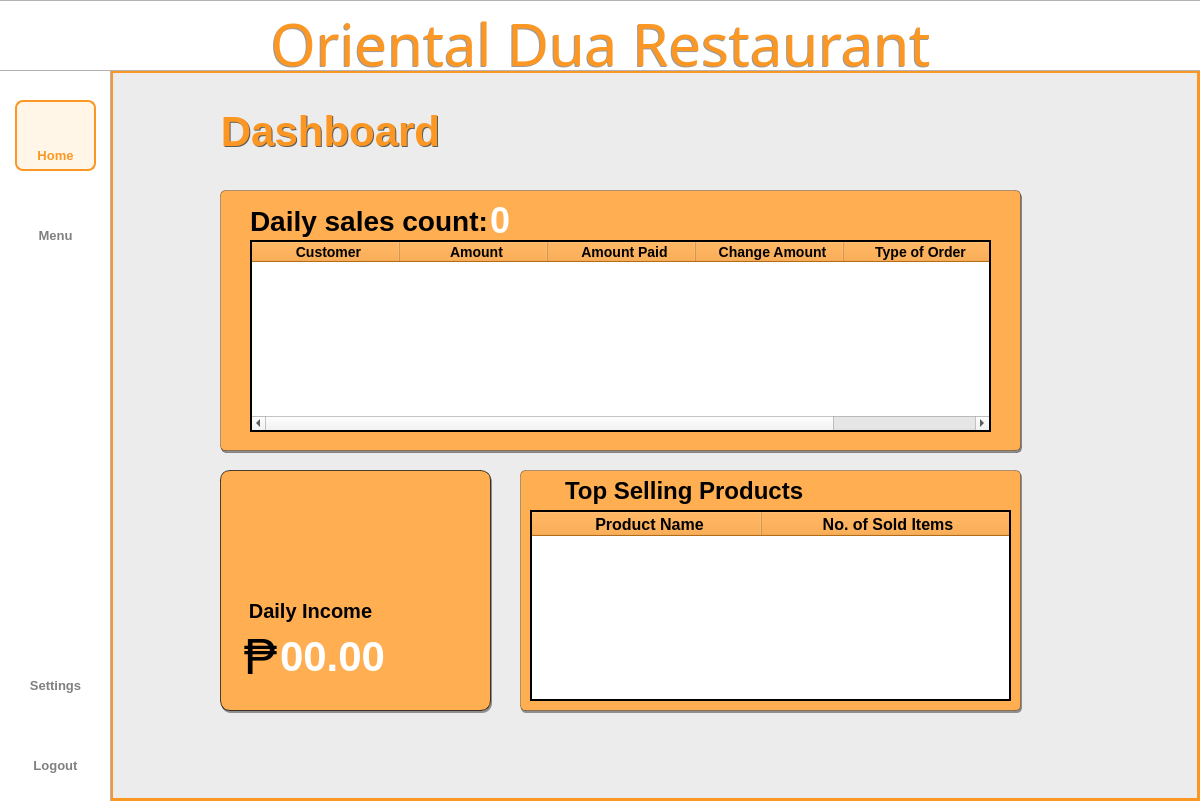
<?xml version="1.0" encoding="UTF-8"?>
<ui version="4.0">
 <class>Dialog</class>
 <widget class="QDialog" name="Dialog">
  <property name="geometry">
   <rect>
    <x>0</x>
    <y>0</y>
    <width>1200</width>
    <height>801</height>
   </rect>
  </property>
  <property name="windowTitle">
   <string>Dialog</string>
  </property>
  <widget class="QWidget" name="bgwidget" native="true">
   <property name="enabled">
    <bool>true</bool>
   </property>
   <property name="geometry">
    <rect>
     <x>0</x>
     <y>0</y>
     <width>1211</width>
     <height>801</height>
    </rect>
   </property>
   <property name="layoutDirection">
    <enum>Qt::LeftToRight</enum>
   </property>
   <property name="styleSheet">
    <string notr="true">QWidget#bgwidget{

 background-color: rgb(236, 236, 236);

}

</string>
   </property>
   <widget class="QLabel" name="sidebar">
    <property name="geometry">
     <rect>
      <x>-10</x>
      <y>-30</y>
      <width>121</width>
      <height>891</height>
     </rect>
    </property>
    <property name="styleSheet">
     <string notr="true">background-color: rgb(255, 255, 255);
border: 1px solid rgba(0, 0, 0, 0.3);  </string>
    </property>
    <property name="text">
     <string/>
    </property>
   </widget>
   <widget class="QLabel" name="titlebar">
    <property name="geometry">
     <rect>
      <x>-2</x>
      <y>0</y>
      <width>1204</width>
      <height>71</height>
     </rect>
    </property>
    <property name="styleSheet">
     <string notr="true">background-color: rgb(255, 255, 255);
border: 1px solid rgba(0, 0, 0, 0.3);  </string>
    </property>
    <property name="text">
     <string/>
    </property>
   </widget>
   <widget class="QLabel" name="title">
    <property name="geometry">
     <rect>
      <x>0</x>
      <y>10</y>
      <width>1201</width>
      <height>71</height>
     </rect>
    </property>
    <property name="styleSheet">
     <string notr="true">QLabel{
	color: #FB9722;
    font-family: Sacramento;
    font-size: 58px;
    font-weight: 400;
    padding-bottom: 5px;
    text-align: center;
}
</string>
    </property>
    <property name="text">
     <string>Oriental Dua Restaurant</string>
    </property>
    <property name="alignment">
     <set>Qt::AlignCenter</set>
    </property>
    <property name="wordWrap">
     <bool>true</bool>
    </property>
   </widget>
   <widget class="QLabel" name="logoutIcon">
    <property name="geometry">
     <rect>
      <x>39</x>
      <y>715</y>
      <width>35</width>
      <height>35</height>
     </rect>
    </property>
    <property name="minimumSize">
     <size>
      <width>35</width>
      <height>35</height>
     </size>
    </property>
    <property name="maximumSize">
     <size>
      <width>35</width>
      <height>35</height>
     </size>
    </property>
    <property name="styleSheet">
     <string notr="true">QLabel#Pmanagementbtn{
    color: rgba(0,0,0, 0.5);
    font-family: 'Roboto';
    font-size: 11px;
    font-weight: 300;
}</string>
    </property>
    <property name="text">
     <string/>
    </property>
    <property name="pixmap">
     <pixmap resource="../resource.qrc">:/icon/icons/shutdown.png</pixmap>
    </property>
    <property name="scaledContents">
     <bool>true</bool>
    </property>
    <property name="alignment">
     <set>Qt::AlignCenter</set>
    </property>
   </widget>
   <widget class="QPushButton" name="logoutbtn">
    <property name="geometry">
     <rect>
      <x>15</x>
      <y>750</y>
      <width>81</width>
      <height>31</height>
     </rect>
    </property>
    <property name="styleSheet">
     <string notr="true">QPushButton{
    color: rgba(0,0,0, 0.5);
    font-family: 'Inter';
    font-size: 13px;
    font-weight: 500;
	border:none;
}

QPushButton:hover{
color: #FB9722;
border: 2px solid #FB9722;
border-radius: 8px;
background-color: rgba(255, 167, 25, 0.1);
}</string>
    </property>
    <property name="text">
     <string>Logout</string>
    </property>
   </widget>
   <widget class="QPushButton" name="settingsbtn">
    <property name="geometry">
     <rect>
      <x>15</x>
      <y>670</y>
      <width>81</width>
      <height>31</height>
     </rect>
    </property>
    <property name="styleSheet">
     <string notr="true">QPushButton{
    color: rgba(0,0,0, 0.5);
    font-family: 'Inter';
    font-size: 13px;
    font-weight: 500;
	border:none;
}

QPushButton:hover{
color: #FB9722;
border: 2px solid #FB9722;
border-radius: 8px;
background-color: rgba(255, 167, 25, 0.1);
}</string>
    </property>
    <property name="text">
     <string>Settings</string>
    </property>
   </widget>
   <widget class="QLabel" name="settingIcon">
    <property name="geometry">
     <rect>
      <x>39</x>
      <y>634</y>
      <width>35</width>
      <height>35</height>
     </rect>
    </property>
    <property name="minimumSize">
     <size>
      <width>35</width>
      <height>35</height>
     </size>
    </property>
    <property name="maximumSize">
     <size>
      <width>35</width>
      <height>35</height>
     </size>
    </property>
    <property name="styleSheet">
     <string notr="true">QLabel#Pmanagementbtn{
    color: rgba(0,0,0, 0.5);
    font-family: 'Roboto';
    font-size: 11px;
    font-weight: 300;
}</string>
    </property>
    <property name="text">
     <string/>
    </property>
    <property name="pixmap">
     <pixmap resource="../resource.qrc">:/icon/icons/settings.png</pixmap>
    </property>
    <property name="scaledContents">
     <bool>true</bool>
    </property>
    <property name="alignment">
     <set>Qt::AlignCenter</set>
    </property>
   </widget>
   <widget class="QPushButton" name="menubtn">
    <property name="geometry">
     <rect>
      <x>15</x>
      <y>220</y>
      <width>81</width>
      <height>31</height>
     </rect>
    </property>
    <property name="styleSheet">
     <string notr="true">QPushButton{
    color: rgba(0,0,0, 0.5);
    font-family: 'Inter';
    font-size: 13px;
    font-weight: 500;
	border:none;
}

QPushButton:hover{
color: #FB9722;
border: 2px solid #FB9722;
border-radius: 8px;
background-color: rgba(255, 167, 25, 0.1);
}
</string>
    </property>
    <property name="text">
     <string>Menu</string>
    </property>
   </widget>
   <widget class="QLabel" name="homeIcon">
    <property name="geometry">
     <rect>
      <x>40</x>
      <y>110</y>
      <width>30</width>
      <height>30</height>
     </rect>
    </property>
    <property name="minimumSize">
     <size>
      <width>30</width>
      <height>30</height>
     </size>
    </property>
    <property name="maximumSize">
     <size>
      <width>35</width>
      <height>35</height>
     </size>
    </property>
    <property name="styleSheet">
     <string notr="true">QLabel#Pmanagementbtn{
    color: rgba(0,0,0, 0.5);
    font-family: 'Roboto';
    font-size: 11px;
    font-weight: 300;
}</string>
    </property>
    <property name="text">
     <string/>
    </property>
    <property name="pixmap">
     <pixmap resource="../resource.qrc">:/icon/icons/home2.png</pixmap>
    </property>
    <property name="scaledContents">
     <bool>true</bool>
    </property>
    <property name="alignment">
     <set>Qt::AlignCenter</set>
    </property>
   </widget>
   <widget class="QPushButton" name="homebtn">
    <property name="geometry">
     <rect>
      <x>15</x>
      <y>140</y>
      <width>81</width>
      <height>31</height>
     </rect>
    </property>
    <property name="styleSheet">
     <string notr="true">QPushButton{
    color: #FB9722;;
    font-family: 'Inter';
    font-size: 13px;
    font-weight: 500;
	border:none;
}

</string>
    </property>
    <property name="text">
     <string>Home</string>
    </property>
   </widget>
   <widget class="QLabel" name="menuIcon">
    <property name="geometry">
     <rect>
      <x>40</x>
      <y>190</y>
      <width>30</width>
      <height>30</height>
     </rect>
    </property>
    <property name="minimumSize">
     <size>
      <width>30</width>
      <height>30</height>
     </size>
    </property>
    <property name="maximumSize">
     <size>
      <width>35</width>
      <height>35</height>
     </size>
    </property>
    <property name="styleSheet">
     <string notr="true">QLabel#Pmanagementbtn{
    color: rgba(0,0,0, 0.5);
    font-family: 'Roboto';
    font-size: 11px;
    font-weight: 300;
}</string>
    </property>
    <property name="text">
     <string/>
    </property>
    <property name="pixmap">
     <pixmap resource="../resource.qrc">:/icon/icons/menu.png</pixmap>
    </property>
    <property name="scaledContents">
     <bool>true</bool>
    </property>
    <property name="alignment">
     <set>Qt::AlignCenter</set>
    </property>
   </widget>
   <widget class="QLabel" name="dailyIncome">
    <property name="geometry">
     <rect>
      <x>245</x>
      <y>595</y>
      <width>131</width>
      <height>31</height>
     </rect>
    </property>
    <property name="styleSheet">
     <string notr="true">    color: #000000;
    font-family: 'Inter';
    font-size: 20px;
    font-weight: 500;
</string>
    </property>
    <property name="text">
     <string>Daily Income</string>
    </property>
    <property name="alignment">
     <set>Qt::AlignCenter</set>
    </property>
   </widget>
   <widget class="QLabel" name="date">
    <property name="geometry">
     <rect>
      <x>210</x>
      <y>110</y>
      <width>241</width>
      <height>41</height>
     </rect>
    </property>
    <property name="styleSheet">
     <string notr="true">QLabel{
    color: #FB9722;
    font-family: 'Inter';
    font-size: 42px;
    font-weight: 500;
}</string>
    </property>
    <property name="text">
     <string>Dashboard</string>
    </property>
    <property name="alignment">
     <set>Qt::AlignCenter</set>
    </property>
   </widget>
   <widget class="QLabel" name="borderbox">
    <property name="geometry">
     <rect>
      <x>220</x>
      <y>190</y>
      <width>801</width>
      <height>261</height>
     </rect>
    </property>
    <property name="styleSheet">
     <string notr="true">background-color: rgb(255, 174, 82);
border: 1px solid rgba(0, 0, 0, 0.3); 
border-radius: 5px;   </string>
    </property>
    <property name="text">
     <string/>
    </property>
   </widget>
   <widget class="QLabel" name="borderbox_2">
    <property name="geometry">
     <rect>
      <x>220</x>
      <y>470</y>
      <width>271</width>
      <height>241</height>
     </rect>
    </property>
    <property name="styleSheet">
     <string notr="true">background-color: rgb(255, 174, 82);
border: 1px solid rgba(0, 0, 0, 0.7); 
border-radius: 10px;   </string>
    </property>
    <property name="text">
     <string/>
    </property>
   </widget>
   <widget class="QLabel" name="totalLabel">
    <property name="geometry">
     <rect>
      <x>250</x>
      <y>200</y>
      <width>241</width>
      <height>41</height>
     </rect>
    </property>
    <property name="styleSheet">
     <string notr="true">QLabel{
    color: #000000;
    font-family: 'Inter';
    font-size: 28px;
    font-weight: 500;
}</string>
    </property>
    <property name="text">
     <string>Daily sales count: </string>
    </property>
   </widget>
   <widget class="QLabel" name="borderbox_3">
    <property name="geometry">
     <rect>
      <x>520</x>
      <y>470</y>
      <width>501</width>
      <height>241</height>
     </rect>
    </property>
    <property name="styleSheet">
     <string notr="true">background-color: rgb(255, 174, 82);
border: 1px solid rgba(0, 0, 0, 0.3);
border-radius: 5px;    </string>
    </property>
    <property name="text">
     <string/>
    </property>
   </widget>
   <widget class="QLabel" name="currentEmployee">
    <property name="geometry">
     <rect>
      <x>565</x>
      <y>475</y>
      <width>241</width>
      <height>31</height>
     </rect>
    </property>
    <property name="styleSheet">
     <string notr="true">	color: #000000;
    font-family: 'Roboto';
    font-size: 24px;
    font-weight: 500;
</string>
    </property>
    <property name="text">
     <string>Top Selling Products</string>
    </property>
    <property name="alignment">
     <set>Qt::AlignLeading|Qt::AlignLeft|Qt::AlignVCenter</set>
    </property>
   </widget>
   <widget class="QLabel" name="boxlabel_total">
    <property name="geometry">
     <rect>
      <x>280</x>
      <y>625</y>
      <width>191</width>
      <height>61</height>
     </rect>
    </property>
    <property name="styleSheet">
     <string notr="true">
    color: #FFFFFF;
    font-family: 'Inter';
    font-size: 42px;
    font-weight: 500;
</string>
    </property>
    <property name="text">
     <string>00.00</string>
    </property>
    <property name="alignment">
     <set>Qt::AlignLeading|Qt::AlignLeft|Qt::AlignVCenter</set>
    </property>
   </widget>
   <widget class="QLabel" name="peso">
    <property name="geometry">
     <rect>
      <x>235</x>
      <y>631</y>
      <width>51</width>
      <height>51</height>
     </rect>
    </property>
    <property name="styleSheet">
     <string notr="true">QLabel{
    color: #000000;
    font-family: 'Inter';
    font-size: 50px;
    font-weight: 400;
}</string>
    </property>
    <property name="text">
     <string>₱</string>
    </property>
    <property name="alignment">
     <set>Qt::AlignCenter</set>
    </property>
   </widget>
   <widget class="QTableWidget" name="tableWidget">
    <property name="enabled">
     <bool>true</bool>
    </property>
    <property name="geometry">
     <rect>
      <x>530</x>
      <y>510</y>
      <width>481</width>
      <height>191</height>
     </rect>
    </property>
    <property name="layoutDirection">
     <enum>Qt::LeftToRight</enum>
    </property>
    <property name="autoFillBackground">
     <bool>true</bool>
    </property>
    <property name="styleSheet">
     <string notr="true">QTableWidget#tableWidget QHeaderView::section {
	font-family: 'Inter';
	font-size: 16px;
	font-weight: bold;
	background-color: #FB9722; 
	color: black; 
	padding-left: 5px;
}       
</string>
    </property>
    <property name="frameShape">
     <enum>QFrame::WinPanel</enum>
    </property>
    <property name="frameShadow">
     <enum>QFrame::Plain</enum>
    </property>
    <property name="lineWidth">
     <number>0</number>
    </property>
    <property name="midLineWidth">
     <number>0</number>
    </property>
    <property name="sizeAdjustPolicy">
     <enum>QAbstractScrollArea::AdjustToContents</enum>
    </property>
    <property name="editTriggers">
     <set>QAbstractItemView::NoEditTriggers</set>
    </property>
    <property name="tabKeyNavigation">
     <bool>false</bool>
    </property>
    <property name="showDropIndicator" stdset="0">
     <bool>false</bool>
    </property>
    <property name="dragDropOverwriteMode">
     <bool>false</bool>
    </property>
    <property name="alternatingRowColors">
     <bool>true</bool>
    </property>
    <property name="selectionMode">
     <enum>QAbstractItemView::NoSelection</enum>
    </property>
    <property name="textElideMode">
     <enum>Qt::ElideNone</enum>
    </property>
    <property name="showGrid">
     <bool>false</bool>
    </property>
    <property name="gridStyle">
     <enum>Qt::SolidLine</enum>
    </property>
    <property name="cornerButtonEnabled">
     <bool>false</bool>
    </property>
    <attribute name="horizontalHeaderDefaultSectionSize">
     <number>230</number>
    </attribute>
    <attribute name="horizontalHeaderStretchLastSection">
     <bool>true</bool>
    </attribute>
    <attribute name="verticalHeaderVisible">
     <bool>false</bool>
    </attribute>
    <column>
     <property name="text">
      <string>Product Name</string>
     </property>
     <property name="font">
      <font>
       <family>Inter</family>
       <pointsize>12</pointsize>
      </font>
     </property>
     <property name="background">
      <color alpha="0">
       <red>0</red>
       <green>0</green>
       <blue>0</blue>
      </color>
     </property>
    </column>
    <column>
     <property name="text">
      <string>No. of Sold Items</string>
     </property>
     <property name="font">
      <font>
       <family>Inter</family>
       <pointsize>12</pointsize>
       <kerning>true</kerning>
      </font>
     </property>
     <property name="background">
      <color alpha="0">
       <red>0</red>
       <green>0</green>
       <blue>0</blue>
      </color>
     </property>
    </column>
   </widget>
   <widget class="QLabel" name="boxlabel_sale">
    <property name="geometry">
     <rect>
      <x>490</x>
      <y>200</y>
      <width>81</width>
      <height>41</height>
     </rect>
    </property>
    <property name="styleSheet">
     <string notr="true">	color: #FFFFFF;
    font-family: 'Inter';
    font-size: 36px;
    font-weight: 500;
</string>
    </property>
    <property name="text">
     <string>0</string>
    </property>
    <property name="alignment">
     <set>Qt::AlignLeading|Qt::AlignLeft|Qt::AlignVCenter</set>
    </property>
   </widget>
   <widget class="QLabel" name="label_2">
    <property name="geometry">
     <rect>
      <x>15</x>
      <y>100</y>
      <width>81</width>
      <height>71</height>
     </rect>
    </property>
    <property name="styleSheet">
     <string notr="true">QLabel{
	background-color: rgba(255, 167, 25, 0.1);
	border: 2px solid #FB9722;
	border-radius: 8px;
}</string>
    </property>
    <property name="text">
     <string/>
    </property>
   </widget>
   <widget class="QTableWidget" name="tableWidget_2">
    <property name="enabled">
     <bool>true</bool>
    </property>
    <property name="geometry">
     <rect>
      <x>250</x>
      <y>240</y>
      <width>741</width>
      <height>192</height>
     </rect>
    </property>
    <property name="mouseTracking">
     <bool>true</bool>
    </property>
    <property name="acceptDrops">
     <bool>true</bool>
    </property>
    <property name="toolTip">
     <string/>
    </property>
    <property name="statusTip">
     <string/>
    </property>
    <property name="whatsThis">
     <string/>
    </property>
    <property name="accessibleName">
     <string/>
    </property>
    <property name="accessibleDescription">
     <string/>
    </property>
    <property name="styleSheet">
     <string notr="true">QTableWidget#tableWidget_2 QHeaderView::section {
	font-family: 'Inter';
	font-size: 14px;
	font-weight: bold;
	background-color: #FB9722; 
	color: black; 
	padding-left: 5px;
}       
</string>
    </property>
    <property name="frameShape">
     <enum>QFrame::WinPanel</enum>
    </property>
    <property name="frameShadow">
     <enum>QFrame::Plain</enum>
    </property>
    <property name="horizontalScrollBarPolicy">
     <enum>Qt::ScrollBarAsNeeded</enum>
    </property>
    <property name="sizeAdjustPolicy">
     <enum>QAbstractScrollArea::AdjustIgnored</enum>
    </property>
    <property name="editTriggers">
     <set>QAbstractItemView::NoEditTriggers</set>
    </property>
    <property name="tabKeyNavigation">
     <bool>false</bool>
    </property>
    <property name="showDropIndicator" stdset="0">
     <bool>false</bool>
    </property>
    <property name="dragDropOverwriteMode">
     <bool>false</bool>
    </property>
    <property name="alternatingRowColors">
     <bool>true</bool>
    </property>
    <property name="selectionMode">
     <enum>QAbstractItemView::NoSelection</enum>
    </property>
    <property name="selectionBehavior">
     <enum>QAbstractItemView::SelectRows</enum>
    </property>
    <property name="showGrid">
     <bool>true</bool>
    </property>
    <property name="gridStyle">
     <enum>Qt::DashDotDotLine</enum>
    </property>
    <attribute name="horizontalHeaderDefaultSectionSize">
     <number>148</number>
    </attribute>
    <attribute name="horizontalHeaderStretchLastSection">
     <bool>true</bool>
    </attribute>
    <attribute name="verticalHeaderVisible">
     <bool>false</bool>
    </attribute>
    <attribute name="verticalHeaderHighlightSections">
     <bool>false</bool>
    </attribute>
    <column>
     <property name="text">
      <string>Customer</string>
     </property>
    </column>
    <column>
     <property name="text">
      <string>Amount</string>
     </property>
    </column>
    <column>
     <property name="text">
      <string>Amount Paid</string>
     </property>
    </column>
    <column>
     <property name="text">
      <string>Change Amount</string>
     </property>
    </column>
    <column>
     <property name="text">
      <string>Type of Order</string>
     </property>
    </column>
   </widget>
   <widget class="QLabel" name="dashboardimg">
    <property name="geometry">
     <rect>
      <x>150</x>
      <y>100</y>
      <width>61</width>
      <height>61</height>
     </rect>
    </property>
    <property name="text">
     <string/>
    </property>
    <property name="pixmap">
     <pixmap resource="../resource.qrc">:/icon/icons/layout.png</pixmap>
    </property>
    <property name="scaledContents">
     <bool>true</bool>
    </property>
   </widget>
   <widget class="QLabel" name="pesoimg">
    <property name="geometry">
     <rect>
      <x>245</x>
      <y>500</y>
      <width>51</width>
      <height>51</height>
     </rect>
    </property>
    <property name="text">
     <string/>
    </property>
    <property name="pixmap">
     <pixmap resource="../resource.qrc">:/icon/icons/peso.png</pixmap>
    </property>
    <property name="scaledContents">
     <bool>true</bool>
    </property>
   </widget>
   <widget class="QLabel" name="dashboardimg_2">
    <property name="geometry">
     <rect>
      <x>940</x>
      <y>90</y>
      <width>141</width>
      <height>161</height>
     </rect>
    </property>
    <property name="text">
     <string/>
    </property>
    <property name="pixmap">
     <pixmap resource="../resource.qrc">:/icon/icons/coca-leaves.png</pixmap>
    </property>
    <property name="scaledContents">
     <bool>true</bool>
    </property>
   </widget>
   <widget class="QLabel" name="time">
    <property name="geometry">
     <rect>
      <x>220</x>
      <y>170</y>
      <width>331</width>
      <height>16</height>
     </rect>
    </property>
    <property name="styleSheet">
     <string notr="true">QLabel{
	
	
	color: rgb(0, 170, 0);
    font-family: 'Roboto';
    font-size: 18px;
    font-weight: 400;
}</string>
    </property>
    <property name="text">
     <string/>
    </property>
   </widget>
   <widget class="Line" name="navline">
    <property name="geometry">
     <rect>
      <x>1</x>
      <y>798</y>
      <width>1200</width>
      <height>3</height>
     </rect>
    </property>
    <property name="styleSheet">
     <string notr="true">border:2px solid #FB9722 ;
</string>
    </property>
    <property name="frameShadow">
     <enum>QFrame::Plain</enum>
    </property>
    <property name="orientation">
     <enum>Qt::Horizontal</enum>
    </property>
   </widget>
   <widget class="Line" name="navline_3">
    <property name="geometry">
     <rect>
      <x>1</x>
      <y>70</y>
      <width>1200</width>
      <height>3</height>
     </rect>
    </property>
    <property name="styleSheet">
     <string notr="true">border:2px solid #FB9722 ;
</string>
    </property>
    <property name="frameShadow">
     <enum>QFrame::Plain</enum>
    </property>
    <property name="orientation">
     <enum>Qt::Horizontal</enum>
    </property>
   </widget>
   <widget class="Line" name="line">
    <property name="geometry">
     <rect>
      <x>110</x>
      <y>0</y>
      <width>3</width>
      <height>810</height>
     </rect>
    </property>
    <property name="styleSheet">
     <string notr="true">border:2px solid #FB9722 ;</string>
    </property>
    <property name="frameShadow">
     <enum>QFrame::Plain</enum>
    </property>
    <property name="lineWidth">
     <number>2</number>
    </property>
    <property name="orientation">
     <enum>Qt::Vertical</enum>
    </property>
   </widget>
   <widget class="Line" name="line_2">
    <property name="geometry">
     <rect>
      <x>1197</x>
      <y>0</y>
      <width>3</width>
      <height>810</height>
     </rect>
    </property>
    <property name="styleSheet">
     <string notr="true">border:2px solid #FB9722 ;</string>
    </property>
    <property name="frameShadow">
     <enum>QFrame::Plain</enum>
    </property>
    <property name="lineWidth">
     <number>2</number>
    </property>
    <property name="orientation">
     <enum>Qt::Vertical</enum>
    </property>
   </widget>
   <widget class="QLabel" name="dailyimg">
    <property name="geometry">
     <rect>
      <x>300</x>
      <y>500</y>
      <width>51</width>
      <height>51</height>
     </rect>
    </property>
    <property name="text">
     <string/>
    </property>
    <property name="pixmap">
     <pixmap resource="../resource.qrc">:/icon/icons/24-hours.png</pixmap>
    </property>
    <property name="scaledContents">
     <bool>true</bool>
    </property>
   </widget>
   <widget class="QLabel" name="topimg">
    <property name="geometry">
     <rect>
      <x>530</x>
      <y>475</y>
      <width>31</width>
      <height>31</height>
     </rect>
    </property>
    <property name="text">
     <string/>
    </property>
    <property name="pixmap">
     <pixmap resource="../resource.qrc">:/icon/icons/badge.png</pixmap>
    </property>
    <property name="scaledContents">
     <bool>true</bool>
    </property>
   </widget>
   <widget class="QLabel" name="date_3">
    <property name="geometry">
     <rect>
      <x>211</x>
      <y>111</y>
      <width>241</width>
      <height>41</height>
     </rect>
    </property>
    <property name="styleSheet">
     <string notr="true">QLabel{
	color: rgba(0, 0, 0, 155);
    font-family: 'Inter';
    font-size: 42px;
    font-weight: 500;
}</string>
    </property>
    <property name="text">
     <string>Dashboard</string>
    </property>
    <property name="alignment">
     <set>Qt::AlignCenter</set>
    </property>
   </widget>
   <widget class="QLabel" name="title_3">
    <property name="geometry">
     <rect>
      <x>-1</x>
      <y>11</y>
      <width>1201</width>
      <height>71</height>
     </rect>
    </property>
    <property name="styleSheet">
     <string notr="true">QLabel{
color: rgba(0, 0, 0, 100);
    font-family: Sacramento;
    font-size: 58px;
    font-weight: 400;
    padding-bottom: 5px;
    text-align: center;
}
</string>
    </property>
    <property name="text">
     <string>Oriental Dua Restaurant</string>
    </property>
    <property name="alignment">
     <set>Qt::AlignCenter</set>
    </property>
    <property name="wordWrap">
     <bool>true</bool>
    </property>
   </widget>
   <widget class="QLabel" name="borderbox_4">
    <property name="geometry">
     <rect>
      <x>221</x>
      <y>192</y>
      <width>801</width>
      <height>261</height>
     </rect>
    </property>
    <property name="styleSheet">
     <string notr="true">background-color: rgba(0, 0, 0, 0.4);
border: 1px solid rgba(0, 0, 0, 0.3); 
border-radius: 5px;   </string>
    </property>
    <property name="text">
     <string/>
    </property>
   </widget>
   <widget class="QLabel" name="borderbox_5">
    <property name="geometry">
     <rect>
      <x>221</x>
      <y>472</y>
      <width>271</width>
      <height>241</height>
     </rect>
    </property>
    <property name="styleSheet">
     <string notr="true">background-color: rgba(0, 0, 0, 0.4); 
border-radius: 10px;   </string>
    </property>
    <property name="text">
     <string/>
    </property>
   </widget>
   <widget class="QLabel" name="borderbox_6">
    <property name="geometry">
     <rect>
      <x>521</x>
      <y>472</y>
      <width>501</width>
      <height>241</height>
     </rect>
    </property>
    <property name="styleSheet">
     <string notr="true">background-color: rgba(0, 0, 0, 0.4); 
border-radius: 5px;   </string>
    </property>
    <property name="text">
     <string/>
    </property>
   </widget>
   <zorder>borderbox_6</zorder>
   <zorder>borderbox_5</zorder>
   <zorder>borderbox_4</zorder>
   <zorder>date_3</zorder>
   <zorder>date</zorder>
   <zorder>line_2</zorder>
   <zorder>line</zorder>
   <zorder>navline_3</zorder>
   <zorder>navline</zorder>
   <zorder>borderbox_2</zorder>
   <zorder>sidebar</zorder>
   <zorder>titlebar</zorder>
   <zorder>logoutIcon</zorder>
   <zorder>logoutbtn</zorder>
   <zorder>settingsbtn</zorder>
   <zorder>settingIcon</zorder>
   <zorder>menubtn</zorder>
   <zorder>menuIcon</zorder>
   <zorder>borderbox</zorder>
   <zorder>totalLabel</zorder>
   <zorder>borderbox_3</zorder>
   <zorder>currentEmployee</zorder>
   <zorder>boxlabel_total</zorder>
   <zorder>dailyIncome</zorder>
   <zorder>peso</zorder>
   <zorder>tableWidget</zorder>
   <zorder>boxlabel_sale</zorder>
   <zorder>label_2</zorder>
   <zorder>homeIcon</zorder>
   <zorder>homebtn</zorder>
   <zorder>tableWidget_2</zorder>
   <zorder>dashboardimg</zorder>
   <zorder>pesoimg</zorder>
   <zorder>dashboardimg_2</zorder>
   <zorder>time</zorder>
   <zorder>dailyimg</zorder>
   <zorder>topimg</zorder>
   <zorder>title_3</zorder>
   <zorder>title</zorder>
  </widget>
 </widget>
 <resources>
  <include location="../resource.qrc"/>
 </resources>
 <connections/>
</ui>
